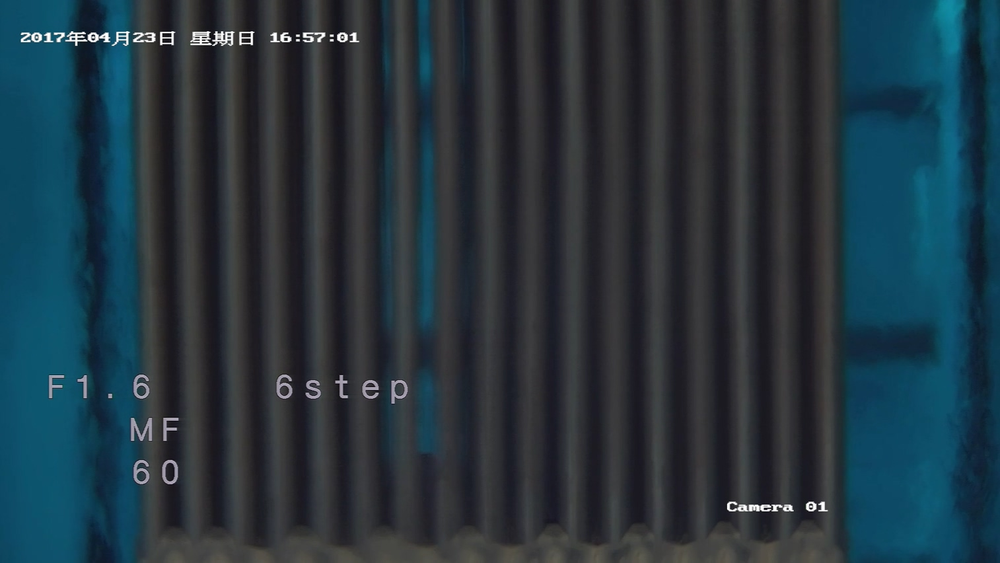
//> input picture material/test.png, 1000 x 563 px, shrunk from 1514 x 852 before the run
$ ./measure   (built with g++ and OpenCV 4)
//> lines starting //> are read from the running program, lines starting //| are printed output that depends on the picture; after the words box and inside, x2 and y2 are one past the last pixel; in counts of white or black regions, pixels touching at a corner belong together
#include <iostream>
#include <opencv2/opencv.hpp>
#include <vector>

using namespace std;
using namespace cv;

int main(int argc, char *argv[]) {
  Mat imgSrc = imread("test.png");
//> imgSrc is the input picture: 563 rows x 1000 cols, CV_8UC3; mean B, G, R 63.8, 54.2, 36.9
  Mat imgDst, gray, edge;

  cvtColor(imgSrc, gray, COLOR_BGR2GRAY);
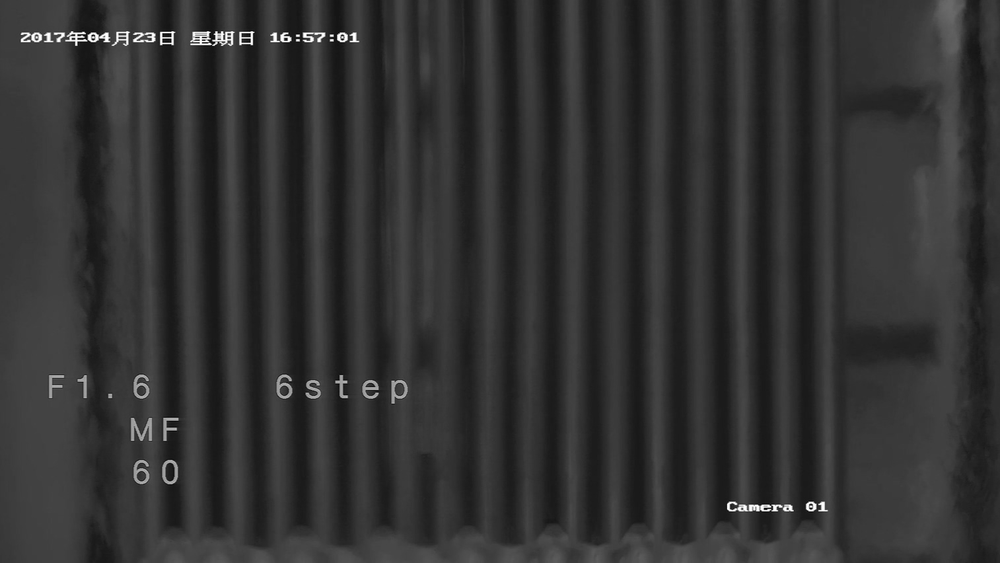
//> gray: 563 rows x 1000 cols, CV_8UC1; min 0, max 255, mean 50.1
  blur(gray, gray, Size(3, 3));
  Canny(gray, edge, 3, 9, 3);  //边缘提取
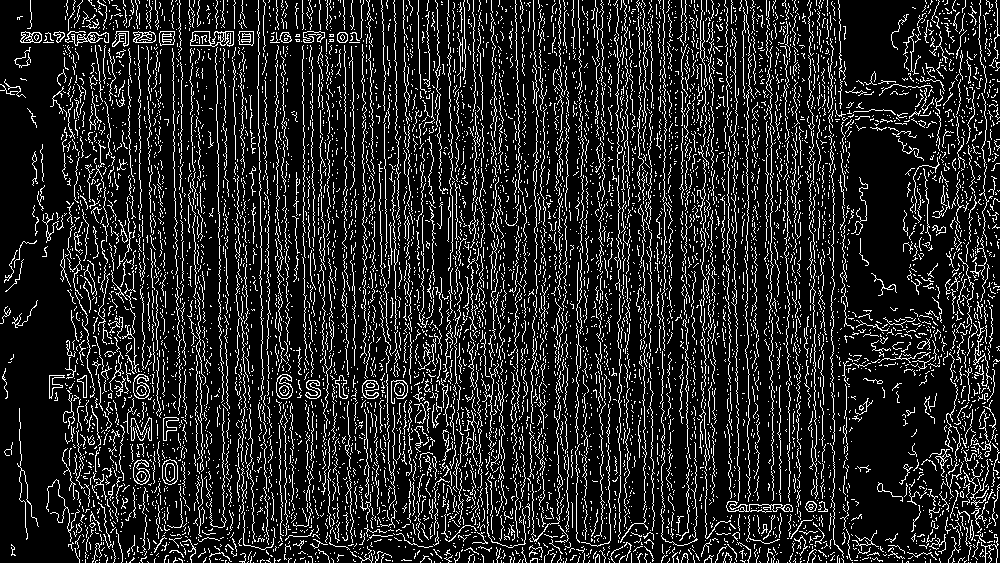
//> edge: 563 rows x 1000 cols, CV_8UC1; 14.8% white in thin lines or dots

  vector<vector<Point>> contours;
  vector<Vec4i> hierarchy;
  findContours(edge, contours, hierarchy, RETR_TREE, CHAIN_APPROX_SIMPLE,
               Point());  //提取轮廓点集
//> contours = 8358 contours, 8279 with area under 20; largest, box (x1, y1, x2, y2) and area: (190, 31, 234, 47) 514, (162, 459, 178, 485) 323, (162, 459, 178, 485) 313, (276, 374, 293, 399) 277, (133, 374, 150, 399) 274
  Vec4f lines;            //存放拟合后的直线
  fitLine(contours[0], lines, DIST_L1, 0, 0.01, 0.01);  //拟合直线
//> lines = [1, 0, 970, 562]
  imshow("canny", edge);

  waitKey(0);
  return 0;
}
